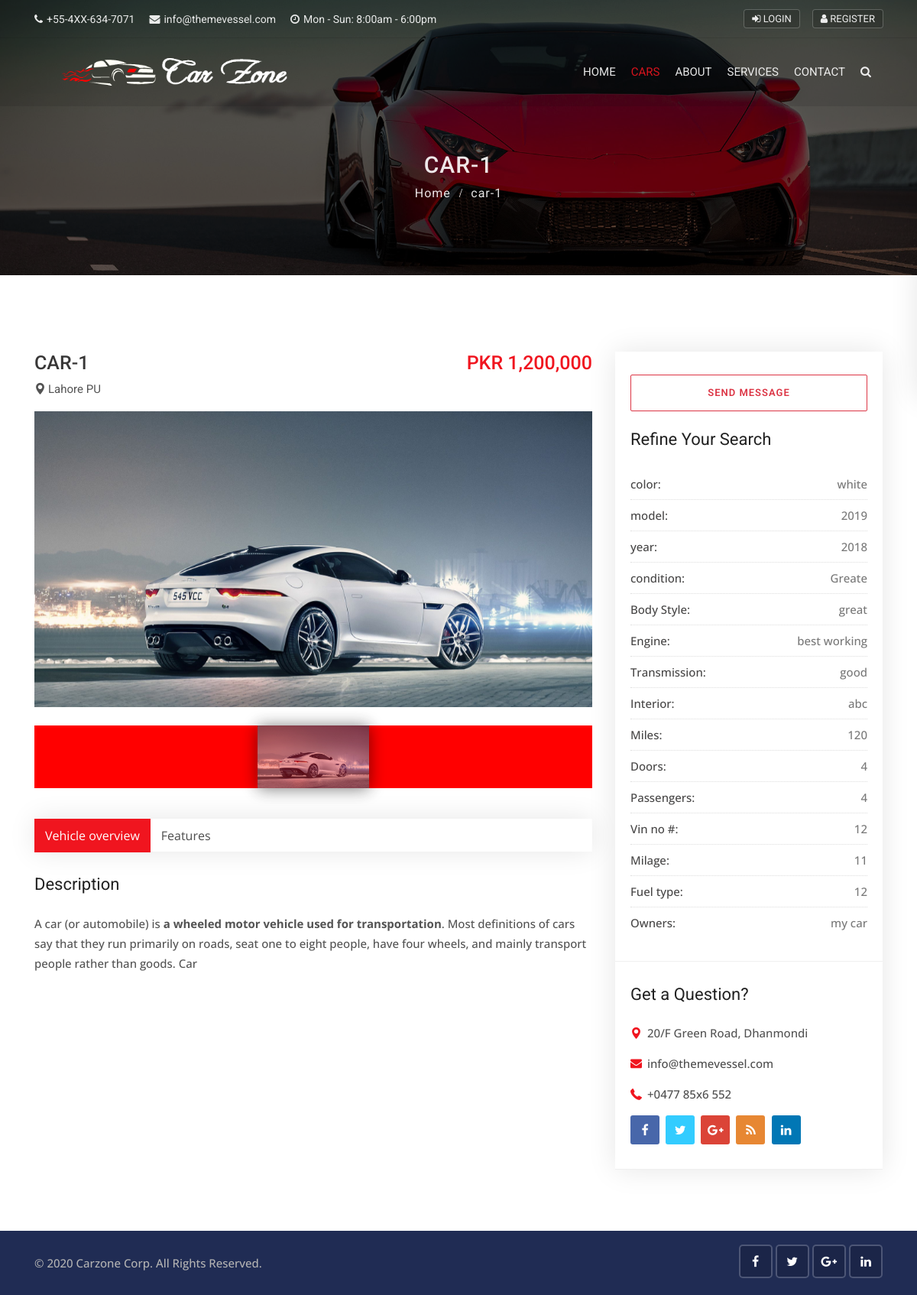
Page /cars/1 on the committed database.
### cars/models.py (models this page shows, shortened)
class Car(models.Model):
    state_choice=(
        ('PU','Punjab'),
        ('KPK','Khyber Pukhtunkhwa'),
        ('BL','Balochistan'),
        ('SN','Sindh'),
        ('FD','Federal Territory'),
    )
    year_choice=[]
    for r in range(2000,(datetime.now().year+1)):
        year_choice.append((r,r))
    FEATURES_CHOICES=(
        ('Cruise Control','Cruise Control'),
        ('Audio Interface','Audio Interface'),
        ('Airbags','Airbags'),
        ('Air Conditioning','Air Conditioning'),
        ('Seat Heating','Seat Heating'),
        ('Alarm System','Alarm System'),
        ('PakAssist','PakAssist'),
        ('Power Steering','Power Steering'),
        ('Reersing Camera','Reersing Camera'),
        ('Direct Fuel Injection','Direct Fuel Injection'),
        ('Auto Start/Stop','Auto Start/Stop'),
        ('Wind Deflector','Wind Deflector'),
        ('Bluetooth Handset','Bluetooth Handset'),
    )
    door_choices=(
        ('2','2'),
        ('3','3'),
        ('4','4'),
        ('5','5'),
        ('6','6'),
    )
    car_title=models.CharField(max_length=255)
    state=models.CharField(choices=state_choice,max_length=100)
    city=models.CharField(max_length=100)
    color=models.CharField(max_length=100)
    model=models.CharField(max_length=100)
    year=models.IntegerField('year',choices=year_choice)
    condition=models.CharField(max_length=100)
    price=models.IntegerField(default=0)
    description=RichTextField()
    car_photo=models.ImageField(upload_to='photos/%Y/%m/%d/')
    car_photo1=models.ImageField(upload_to='photos/%Y/%m/%d/',blank=True)
    car_photo2=models.ImageField(upload_to='photos/%Y/%m/%d/',blank=True)
    car_photo3=models.ImageField(upload_to='photos/%Y/%m/%d/',blank=True)
    car_photo4=models.ImageField(upload_to='photos/%Y/%m/%d/',blank=True)
    features = MultiSelectField(choices=FEATURES_CHOICES, max_length=100)
    body_style=models.CharField(max_length=100)
    engine=models.CharField(max_length=100)
    transmission=models.CharField(max_length=100)
    interior=models.CharField(max_length=100)
    miles=models.IntegerField(default=0)
    doors=models.CharField(choices=door_choices,max_length=100)
    passengers=models.CharField(max_length=100)
    vin_no=models.CharField(max_length=100)
    milage=models.IntegerField(default=0)
    fuel_type=models.CharField(max_length=100)
    no_of_owners=models.CharField(max_length=100)
    is_featured=models.BooleanField(default=False)
    created_date=models.DateTimeField(default=datetime.now,blank=True)

### cars/views.py (the view)
# urls.py: path('<int:id>',views.Car_detailPage,name='car_detail'),
def Car_detailPage(request,id):
    single_car=get_object_or_404(Car,pk=id)
    data={
        'single_car':single_car,
    }
    return render(request,'cars/car_detail.html',data)

### templates/cars/car_detail.html (shortened to what this page needs)
{% extends 'base.html' %}
{% load humanize %}
{% load static %}
{% block content %}
<div class="sub-banner overview-bgi">
    <div class="container breadcrumb-area">
        <div class="breadcrumb-areas">
            <h1>{{single_car.car_title}}</h1>
            <ul class="breadcrumbs">
                <li><a href="{% url 'home' %}">Home</a></li>
                <li class="active">{{single_car.car_title}}</li>
            </ul>
        </div>
    </div>
</div>
<div class="car-details-page content-area-6">
    <div class="container">
        <div class="row">
            <div class="col-lg-8 col-md-12 col-xs-12">
                <div class="car-details-section">
                    <div class="heading-car clearfix">
                        <div class="pull-left">
                            <h3>{{single_car.car_title}}</h3>
                            <h6>
                                <i class="flaticon-pin"></i>{{single_car.city}} {{single_car.state}}
                            </h6>
                        </div>
                        <div class="pull-right">
                            <h3><span>PKR {{single_car.price | intcomma}}</span></h3>
                        </div>
                    </div>
                    <div id="carDetailsSlider" class="carousel car-details-sliders slide mb-40">
                        <div class="carousel-inner">
                            <div class="active item carousel-item" data-slide-number="0">
                                <img src="{{single_car.car_photo.url}}" class="img-fluid" alt="slider-car">
                            </div>
                        </div>
                        <div class="carousel-indicators-section clearfix">
                            <ul class="carousel-indicators car-properties list-inline nav nav-justified">
                                <li class="list-inline-item active">
                                    <a id="carousel-selector-0" class="selected" data-slide-to="0" data-target="#carDetailsSlider">
                                        <img src="{{single_car.car_photo.url}}" class="img-fluid" alt="small-car">
                                    </a>
                                </li>
                            </ul>
                        </div>
                    </div>
                    <div class="tabbing tabbing-box mb-40">
                        <ul class="nav nav-tabs" id="carTab" role="tablist">
                            <li class="nav-item">
                                <a class="nav-link active show" id="one-tab" data-toggle="tab" href="#one" role="tab" aria-controls="one" aria-selected="false">Vehicle overview</a>
                            </li>
                            <li class="nav-item">
                                <a class="nav-link" id="two-tab" data-toggle="tab" href="#two" role="tab" aria-controls="two" aria-selected="false">Features</a>
                            </li>
                        </ul>
                        <div class="tab-content" id="carTabContent">
                            <div class="tab-pane fade active show" id="one" role="tabpanel" aria-labelledby="one-tab">
                                <div class="car-description mb-50">
                                    <h3 class="heading-2">
                                        Description
                                    </h3>
                                    <p>{{single_car.description | safe}}</p>
                                </div>
                            </div>
                        </div>
                    </div>
                </div>
            </div>
            <div class="col-lg-4 col-md-12">
                <div class="sidebar-right">
                    <div class="widget advanced-search d-none-992">
                        <button class="btn btn-outline-danger bomd btn-block btn-lg" data-toggle="modal" data-target="#inquiryModal">Send message</button>
                        <br>
                        <h3 class="sidebar-title">Refine Your Search</h3>
                        <ul>
                            <li>
                                <span>color:</span>{{single_car.color}}
                            </li>
                            <li>
                                <span>model:</span>{{single_car.model}}
                            </li>
                            <li>
                                <span>year:</span>{{single_car.year}}
                            </li>
                            <li>
                                <span>condition:</span>{{single_car.condition}}
                            </li>
                            <li>
                                <span>Body Style:</span>{{single_car.body_style}}
                            </li>
                            <li>
                                <span>Engine:</span>{{single_car.engine}}
                            </li>
                            <li>
                                <span>Transmission:</span>{{single_car.transmission}}
                            </li>
                            <li>
                                <span>Interior:</span>{{single_car.interior}}
                            </li>
                            <li>
                                <span>Miles:</span>{{single_car.miles}}
                            </li>
                            <li>
                                <span>Doors:</span>{{single_car.doors}}
                            </li>
                            <li>
                                <span>Passengers:</span>{{single_car.passengers}}
                            </li>
                            <li>
                                <span>Vin no #:</span>{{single_car.vin_no}}
                            </li>
                            <li>
                                <span>Milage:</span>{{single_car.milage}}
                            </li>
                            <li>
                                <span>Fuel type:</span>{{single_car.fuel_type}}
                            </li>
                            <li>
                                <span>Owners:</span>{{single_car.no_of_owners}}
                            </li>
                        </ul>
                    </div>
                    <div class="widget question">
                        <h5 class="sidebar-title">Get a Question?</h5>
                        <ul class="contact-info">
                            <li>
                                <i class="flaticon-pin"></i>20/F Green Road, Dhanmondi
                            </li>
                            <li>
                                <i class="flaticon-mail"></i><a href="mailto:info@themevessel.com">info@themevessel.com</a>
                            </li>
                            <li>
                                <i class="flaticon-phone"></i><a href="tel:+0477-85x6-552">+0477 85x6 552</a>
                            </li>
                        </ul>
                        <div class="social-list clearfix">
                            <ul>
                                <li><a href="#" class="facebook-bg"><i class="fa fa-facebook"></i></a></li>
                                <li><a href="#" class="twitter-bg"><i class="fa fa-twitter"></i></a></li>
                                <li><a href="#" class="google-bg"><i class="fa fa-google-plus"></i></a></li>
                                <li><a href="#" class="rss-bg"><i class="fa fa-rss"></i></a></li>
                                <li><a href="#" class="linkedin-bg"><i class="fa fa-linkedin"></i></a></li>
                            </ul>
                        </div>
                    </div>
                </div>
            </div>
        </div>
    </div>
</div>
{% endblock content %}

### pkwheel/static/css/skins/red.css (style rules this page uses)
.question .contact-info li i { color: #f0151f; }
.carousel-indicators .active { background-color: #f0151f; }
.heading-car h3 span { color: #f0151f; }
.tabbing-box .nav-tabs .nav-item.show .nav-link, .nav-tabs .nav-link.active { background-color:#f0151f; }

### rows in the picture
Car: car_title "CAR-1", car_title "car-1", city "Lahore", state "PU", price "1,200,000", car_photo (picture), description "A car (or automobile) is a wheeled motor vehicle used for transportation . Most definitions of cars say that they run primarily on roads, seat one to eight people, have four wheels, and mainly transport people rather than goods. Car", color "white", model "2019", year "2018", condition "Greate", body_style "great", engine "best working", transmission "good", interior "abc", miles "120", doors "4", passengers "4", vin_no "12", milage "11", fuel_type "12", no_of_owners "my car"
